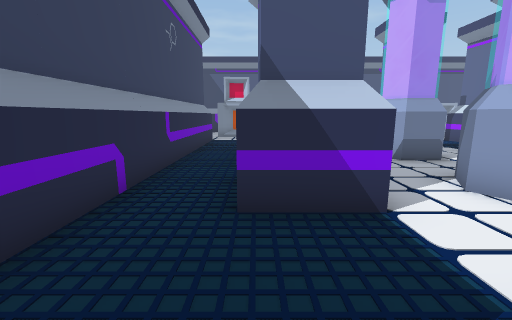
View 1 (above)

24 first-person views from a walk through a Unity game level. The camera is 1.3 m above the floor, tilts 10° down and sees 90° across. The floor is counted in squares, 1 m on a side. Each view is taken from the middle of a square. On the plan, view 1 faces up. The plan holds only what a view shows up to about 13 squares ahead; the rest is blank. The place goes on beyond the plan. Door leaves are left out, so doorways stand open. Some surface patterns are stand-ins.

View 2
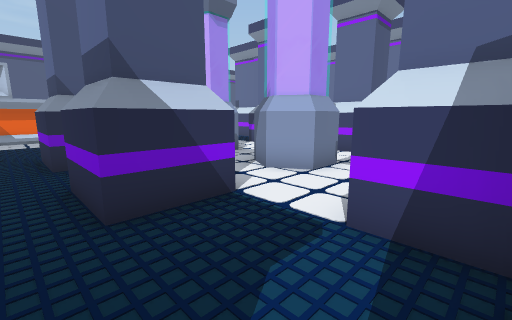

View 3
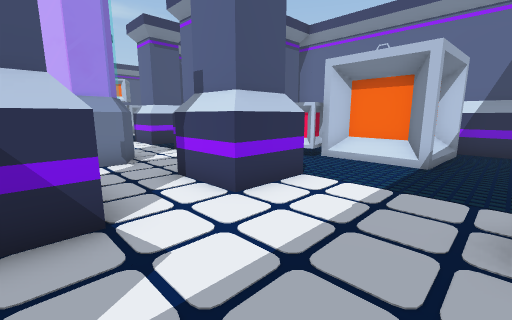

View 4
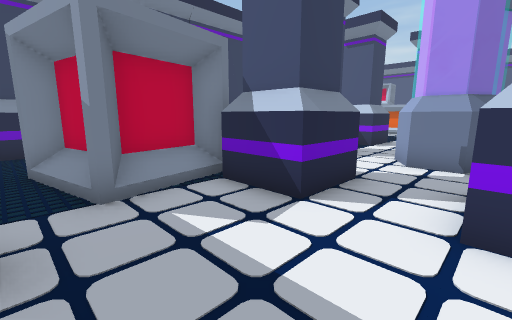

View 5
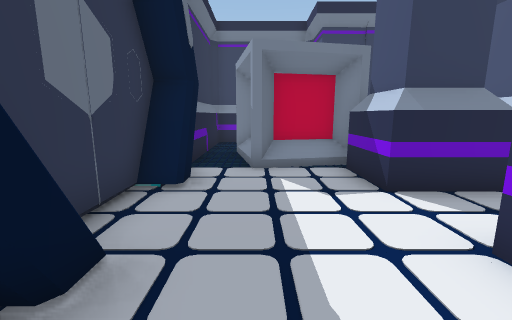

View 6
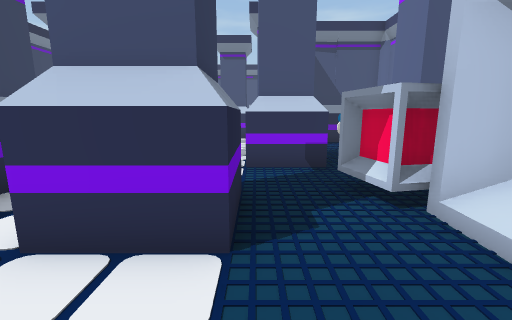

View 7
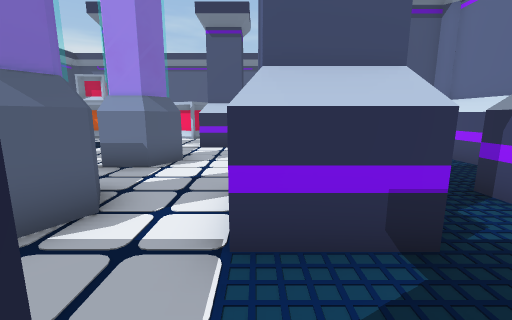

View 8
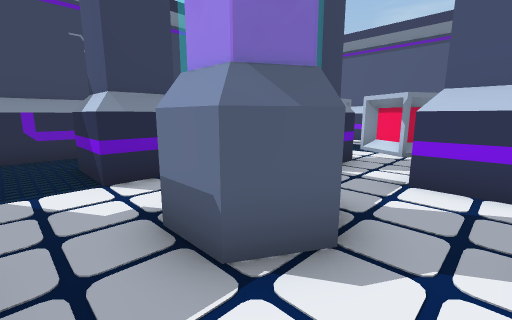

View 9
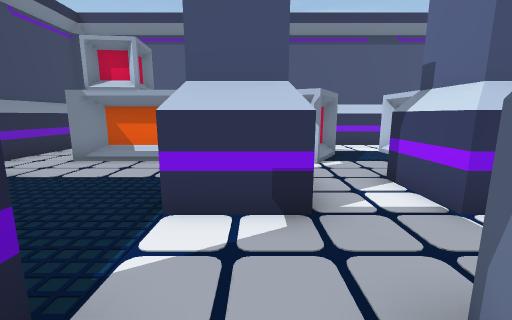

View 10
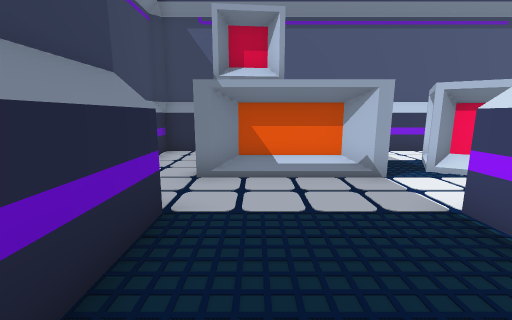

View 11
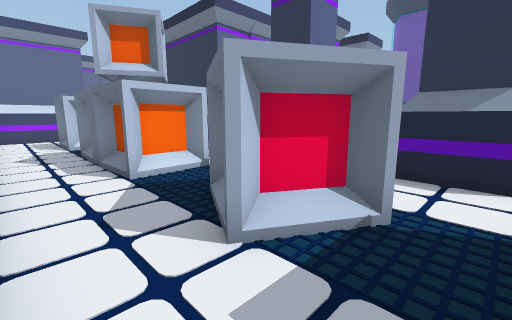

View 12
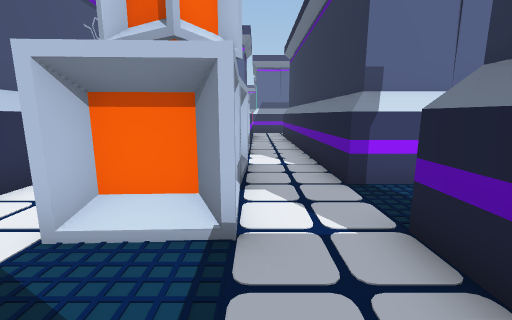

View 13
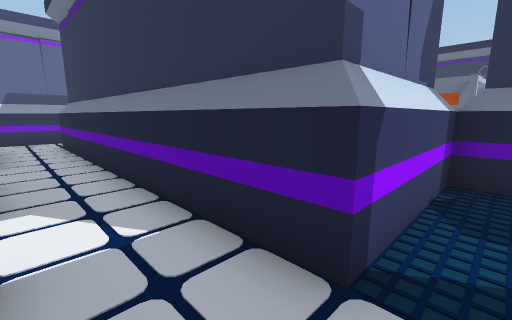

View 14
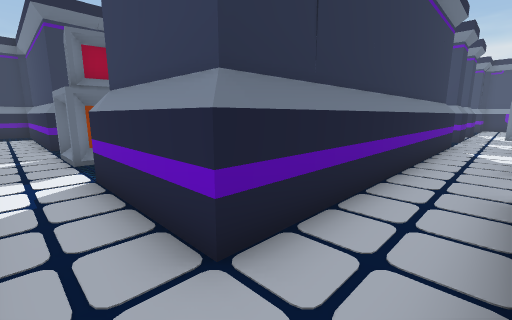

View 15
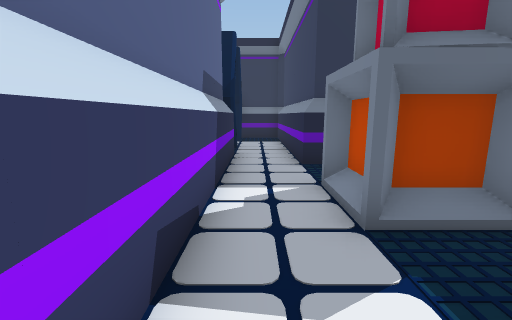

View 16
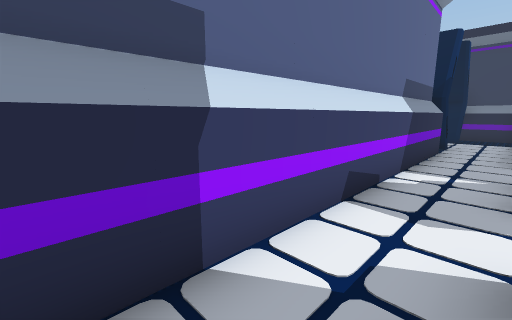

View 17
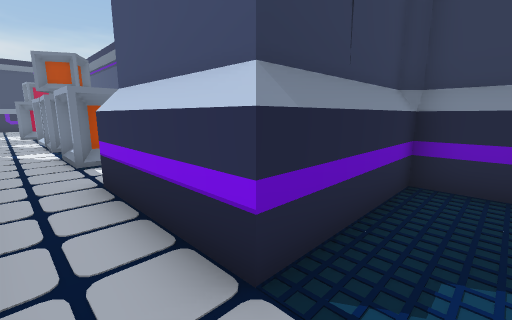

View 18
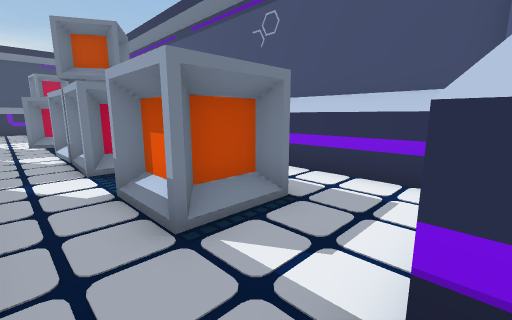

View 19
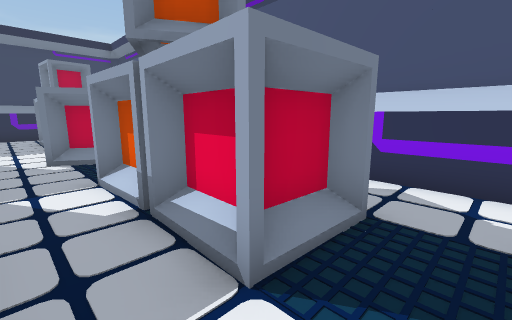

View 20
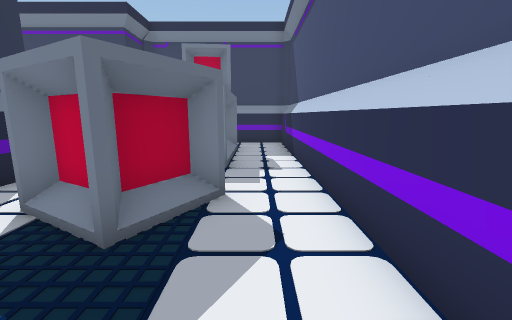

View 21
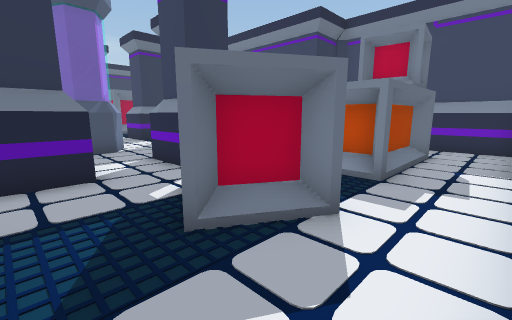

View 22
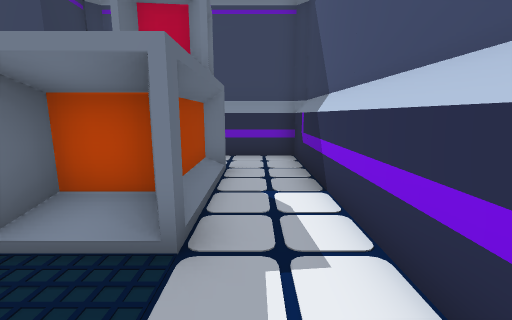

View 23
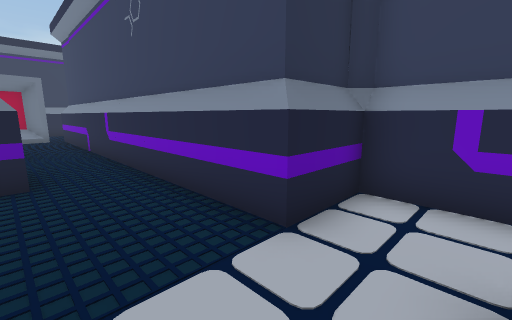

View 24
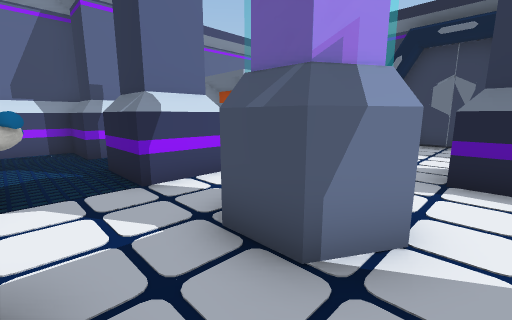

### Floor plan
Points are (right, up) in squares from view 1. A wall is a line through its corners. A room is listed if a view was taken in it or the views show most of it. See-through windows are left out.
Room 1 (views 1, 2, 3, 4, 5, 6, 7, 8, 9, 10, 11, 12, 13, 19, 20, 21, 22, 23, 24)
walls: (9.7, 9.2) (9.7, 13.1); (10, 9.4) (10, 13.1) (16.4, 13.1); (12.1, 9.2) (11.4, 9.2); (10, 13.2) (16.4, 13.2); (12.1, 9.5) (11.3, 9.5); (-2.2, 13.1) (-2.2, -0.8); (14, 7.2) (14, 9); (13.8, 5) (13.8, 8.6); (14, 4.9) (14, 6.9); (-4.4, 13.2) (-2.4, 13.2); (-4.4, 15.4) (-4.4, 13.2) (-4.3, 13.1) (-2.4, 13.1) (-2.4, 1.6); (8.6, 19.5) (-4.3, 19.5) (-4.4, 19.3) (-4.4, 15.5); (10, 19.5) (9.5, 19.5); (13, 19.5) (10.9, 19.5); (-4.3, -3.5) (-4.3, -4.8); (-4.3, 19.5) (-4.3, 13.1); (-4.4, -3.5) (-4.4, -4.8) (1, -4.8); (14, -3.9) (14, -2.8); (13.8, -4.1) (13.8, -2.8); (17.7, 16.9) (17.7, 19); (17.9, 16.9) (17.9, 18.9); (17, 19.3) (-4.4, 19.3); (17, 19.5) (13.8, 19.5)
ways out: opening at (17.5, 14.5) to room 2
objects: other object (-2, 16) to (1, 17); box (-2, 17); box (-1, -3) to (2, 0); pillar (0, 4) to (1, 5); pillar (0, 8) to (1, 9); pillar (2, 0) to (3, 1); pillar (2, 12) to (3, 13); other object (3, -5) to (7, -5); box (3, 15) to (5, 17); tank (4, 4) to (6, 5); tank (4, 8) to (6, 9); pillar (6, 0) to (7, 1); pillar (6, 12) to (7, 13); pillar (8, 4) to (9, 5); pillar (8, 8) to (9, 9); other object (8, 15) to (9, 17); other object (10, -3) to (13, 0); box (10, 1) to (11, 2); box (10, 16) to (12, 17); other object (11, 7) to (12, 8); pillar (12, 4) to (13, 5); other object (14, 16) to (15, 17)
Room 2 (views 14, 15, 16, 17, 18)
walls: (21.1, 3.2) (21.6, 3.2); (21.1, 3.1) (21.6, 3.1) (21.6, 0.1); (21.7, 3.1) (21.7, -3); (21.7, 13.1) (21.7, 9.2); (24, 12.6) (24, 14.9); (16.4, 13.1) (21.6, 13.1) (21.6, 9.4); (16.4, 13.2) (21.6, 13.2); (24, 1.5) (24, 12); (21.6, 15.3) (17.8, 15.3); (23.7, -0.4) (23.7, 15.1); (23.1, 19.3) (21.6, 19.3) (21.6, 15.5) (17.9, 15.5); (21.7, 19.5) (21.7, 15.5); (23, 19.5) (21.7, 19.5) (21.6, 19.3); (23.6, -3.8) (24, -3.4); (22, -4.8) (23.9, -4.8); (22.1, -4.9) (23.8, -4.9)
low walls: (23.6, -3.4) (24, -3)
ways out: opening at (17.5, 14.5) to room 1; open door at (24.4, -1.8)
objects: other object (20, 6) to (21, 7)

Where each view was taken, in squares from view 1:
view 1: 0 up, 0 right, facing up
view 2: 0 up, 1 left, facing up-right
view 3: 4 down, 3 right, facing up-right
view 4: 4 down, 6 right, facing up-left
view 5: 3 down, 8 right, facing left
view 6: 3 down, 8 right, facing up
view 7: 1 up, 8 right, facing up
view 8: 6 up, 7 right, facing up-left
view 9: 8 up, 3 right, facing up
view 10: 10 up, 1 left, facing up
view 11: 19 up, 2 right, facing down-right
view 12: 15 up, 5 right, facing right
view 13: 15 up, 9 right, facing down-right
view 14: 15 up, 23 right, facing down-left
view 15: 10 up, 23 right, facing down
view 16: 12 up, 22 right, facing down-right
view 17: 14 up, 23 right, facing up-left
view 18: 14 up, 18 right, facing up-left
view 19: 14 up, 13 right, facing up-left
view 20: 18 up, 8 right, facing left
view 21: 19 up, 7 right, facing down-left
view 22: 18 up, 4 right, facing left
view 23: 15 up, 0 right, facing down-left
view 24: 7 up, 3 right, facing down-right
